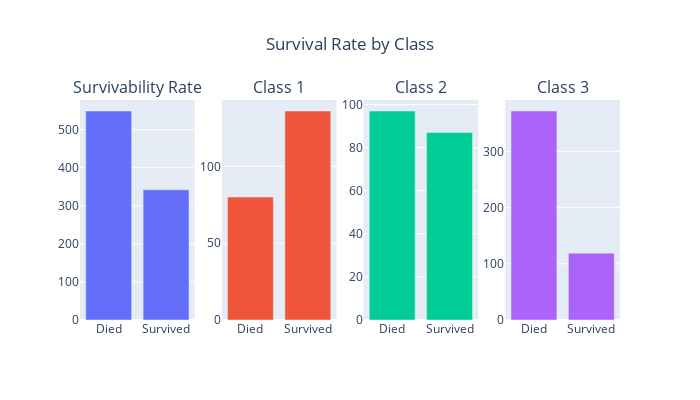

Notebook code for this chart:
### Code cell
by_class = eda_df.groupby(['p_class', 'survived']).agg(
    {'passenger_id':pd.Series.nunique}
).reset_index().rename(columns={'passenger_id':'count_passengers'})
by_class.survived = np.where(by_class.survived==1, 'Survived', 'Died')
fig = make_subplots(rows=1, cols=4
                    , subplot_titles=("Survivability Rate", "Class 1", "Class 2", 'Class 3')
                   )

fig.add_trace(go.Bar(
    x=count_survived.survived.to_numpy()
    , y=count_survived.count_passengers.to_numpy()
), row=1, col=1)

fig.add_trace(go.Bar(
    x=by_class[by_class.p_class==1].survived.to_numpy()
    , y=by_class[by_class.p_class==1].count_passengers.to_numpy()
), row=1, col=2)

fig.add_trace(go.Bar(
    x=by_class[by_class.p_class==2].survived.to_numpy()
    , y=by_class[by_class.p_class==2].count_passengers.to_numpy()
), row=1, col=3)


fig.add_trace(go.Bar(
    x=by_class[by_class.p_class==3].survived.to_numpy()
    , y=by_class[by_class.p_class==3].count_passengers.to_numpy()
), row=1, col=4)


fig.update_layout(title='Survival Rate by Class'
                  , title_x =0.5
                  , showlegend=False
                  , height = 400
                  , width = 700
                 )
fig.show()

### Figure 1 — Plotly figure (JSON) as saved in the notebook; plotly's stock layout.template omitted (floating-point values rounded to 4 significant figures)
{"data": [{"type": "bar", "x": ["Died", "Survived"], "xaxis": "x", "y": [549, 342], "yaxis": "y"}, {"type": "bar", "x": ["Died", "Survived"], "xaxis": "x2", "y": [80, 136], "yaxis": "y2"}, {"type": "bar", "x": ["Died", "Survived"], "xaxis": "x3", "y": [97, 87], "yaxis": "y3"}, {"type": "bar", "x": ["Died", "Survived"], "xaxis": "x4", "y": [372, 119], "yaxis": "y4"}], "layout": {"annotations": [{"font": {"size": 16}, "showarrow": false, "text": "Survivability Rate", "x": 0.1062, "xanchor": "center", "xref": "paper", "y": 1, "yanchor": "bottom", "yref": "paper"}, {"font": {"size": 16}, "showarrow": false, "text": "Class 1", "x": 0.3688, "xanchor": "center", "xref": "paper", "y": 1, "yanchor": "bottom", "yref": "paper"}, {"font": {"size": 16}, "showarrow": false, "text": "Class 2", "x": 0.6313, "xanchor": "center", "xref": "paper", "y": 1, "yanchor": "bottom", "yref": "paper"}, {"font": {"size": 16}, "showarrow": false, "text": "Class 3", "x": 0.8938, "xanchor": "center", "xref": "paper", "y": 1, "yanchor": "bottom", "yref": "paper"}], "height": 400, "showlegend": false, "title": {"text": "Survival Rate by Class", "x": 0.5}, "width": 700, "xaxis": {"anchor": "y", "domain": [0, 0.2125]}, "xaxis2": {"anchor": "y2", "domain": [0.2625, 0.475]}, "xaxis3": {"anchor": "y3", "domain": [0.525, 0.7375]}, "xaxis4": {"anchor": "y4", "domain": [0.7875, 1]}, "yaxis": {"anchor": "x", "domain": [0, 1]}, "yaxis2": {"anchor": "x2", "domain": [0, 1]}, "yaxis3": {"anchor": "x3", "domain": [0, 1]}, "yaxis4": {"anchor": "x4", "domain": [0, 1]}}}
